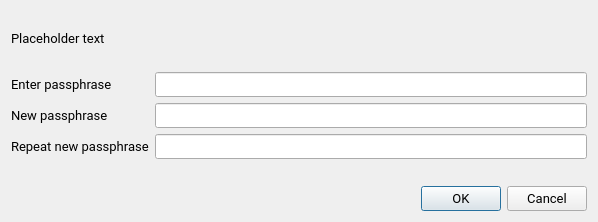
<?xml version="1.0" encoding="UTF-8"?>
<ui version="4.0">
 <class>AskPassphraseDialog</class>
 <widget class="QDialog" name="AskPassphraseDialog">
  <property name="geometry">
   <rect>
    <x>0</x>
    <y>0</y>
    <width>598</width>
    <height>222</height>
   </rect>
  </property>
  <property name="sizePolicy">
   <sizepolicy hsizetype="Preferred" vsizetype="Minimum">
    <horstretch>0</horstretch>
    <verstretch>0</verstretch>
   </sizepolicy>
  </property>
  <property name="minimumSize">
   <size>
    <width>550</width>
    <height>0</height>
   </size>
  </property>
  <property name="font">
   <font>
    <family>Roboto</family>
    <pointsize>10</pointsize>
    <weight>50</weight>
    <bold>false</bold>
   </font>
  </property>
  <property name="windowTitle">
   <string>Passphrase Dialog</string>
  </property>
  <layout class="QVBoxLayout" name="verticalLayout">
   <property name="sizeConstraint">
    <enum>QLayout::SetMinimumSize</enum>
   </property>
   <item>
    <widget class="QLabel" name="warningLabel">
     <property name="text">
      <string notr="true">Placeholder text</string>
     </property>
     <property name="textFormat">
      <enum>Qt::RichText</enum>
     </property>
     <property name="wordWrap">
      <bool>true</bool>
     </property>
    </widget>
   </item>
   <item>
    <layout class="QFormLayout" name="formLayout">
     <property name="sizeConstraint">
      <enum>QLayout::SetMinimumSize</enum>
     </property>
     <property name="fieldGrowthPolicy">
      <enum>QFormLayout::AllNonFixedFieldsGrow</enum>
     </property>
     <item row="0" column="0">
      <widget class="QLabel" name="passLabel1">
       <property name="text">
        <string>Enter passphrase</string>
       </property>
      </widget>
     </item>
     <item row="0" column="1">
      <widget class="QLineEdit" name="passEdit1">
       <property name="echoMode">
        <enum>QLineEdit::Password</enum>
       </property>
      </widget>
     </item>
     <item row="1" column="0">
      <widget class="QLabel" name="passLabel2">
       <property name="text">
        <string>New passphrase</string>
       </property>
      </widget>
     </item>
     <item row="1" column="1">
      <widget class="QLineEdit" name="passEdit2">
       <property name="echoMode">
        <enum>QLineEdit::Password</enum>
       </property>
      </widget>
     </item>
     <item row="2" column="0">
      <widget class="QLabel" name="passLabel3">
       <property name="text">
        <string>Repeat new passphrase</string>
       </property>
      </widget>
     </item>
     <item row="2" column="1">
      <widget class="QLineEdit" name="passEdit3">
       <property name="echoMode">
        <enum>QLineEdit::Password</enum>
       </property>
      </widget>
     </item>
     <item row="3" column="1">
      <widget class="QLabel" name="capsLabel">
       <property name="font">
        <font>
         <family>Roboto</family>
         <pointsize>10</pointsize>
         <weight>75</weight>
         <bold>true</bold>
        </font>
       </property>
       <property name="text">
        <string/>
       </property>
       <property name="alignment">
        <set>Qt::AlignCenter</set>
       </property>
      </widget>
     </item>
    </layout>
   </item>
   <item>
    <widget class="QDialogButtonBox" name="buttonBox">
     <property name="orientation">
      <enum>Qt::Horizontal</enum>
     </property>
     <property name="standardButtons">
      <set>QDialogButtonBox::Cancel|QDialogButtonBox::Ok</set>
     </property>
    </widget>
   </item>
  </layout>
 </widget>
 <resources/>
 <connections>
  <connection>
   <sender>buttonBox</sender>
   <signal>accepted()</signal>
   <receiver>AskPassphraseDialog</receiver>
   <slot>accept()</slot>
   <hints>
    <hint type="sourcelabel">
     <x>20</x>
     <y>20</y>
    </hint>
    <hint type="destinationlabel">
     <x>20</x>
     <y>20</y>
    </hint>
   </hints>
  </connection>
  <connection>
   <sender>buttonBox</sender>
   <signal>rejected()</signal>
   <receiver>AskPassphraseDialog</receiver>
   <slot>reject()</slot>
   <hints>
    <hint type="sourcelabel">
     <x>20</x>
     <y>20</y>
    </hint>
    <hint type="destinationlabel">
     <x>20</x>
     <y>20</y>
    </hint>
   </hints>
  </connection>
 </connections>
</ui>
